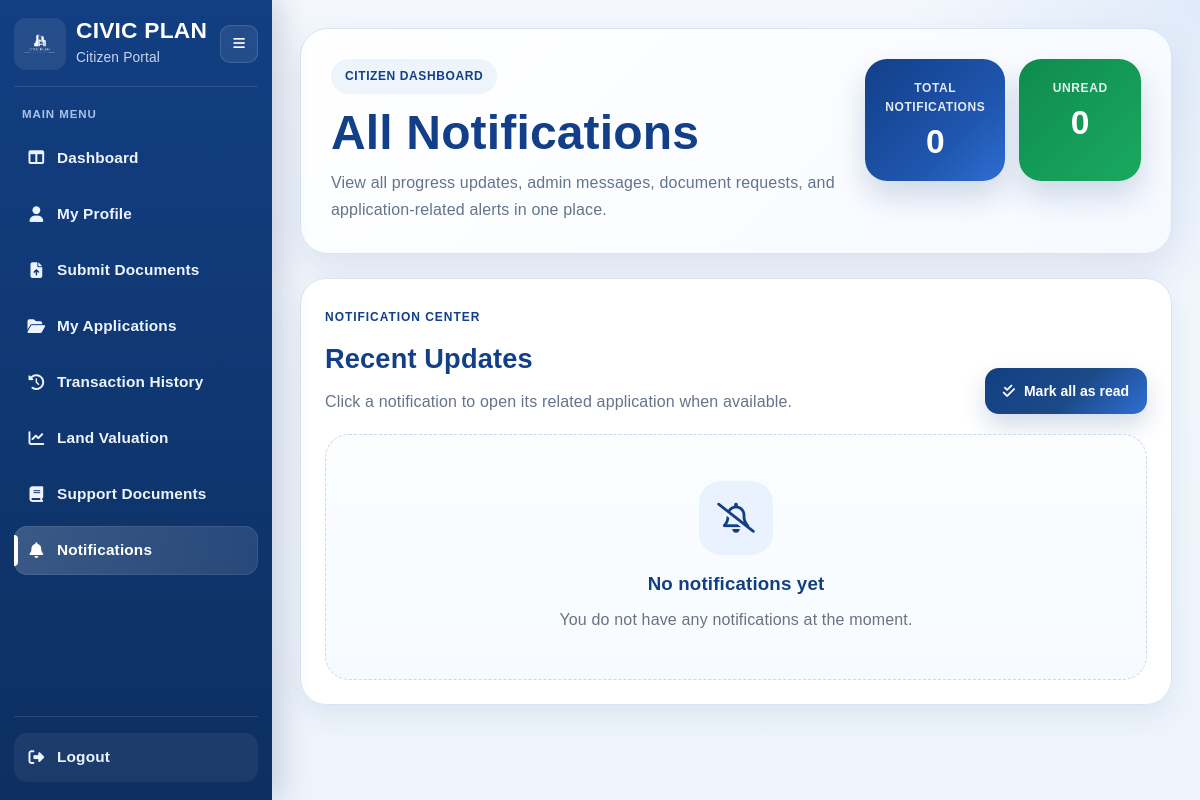
Before: /all-notifications (signed in) with the older database file.
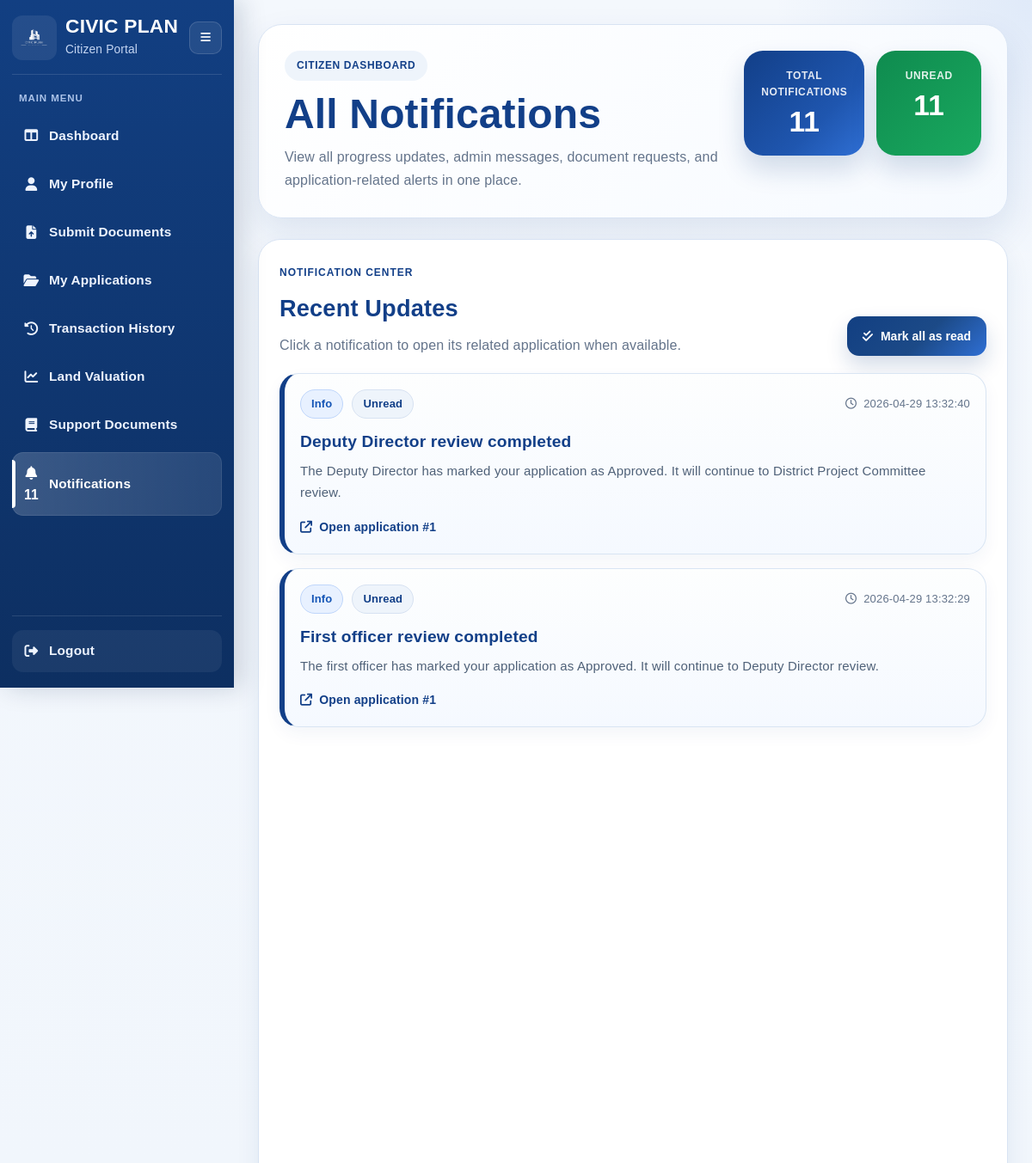
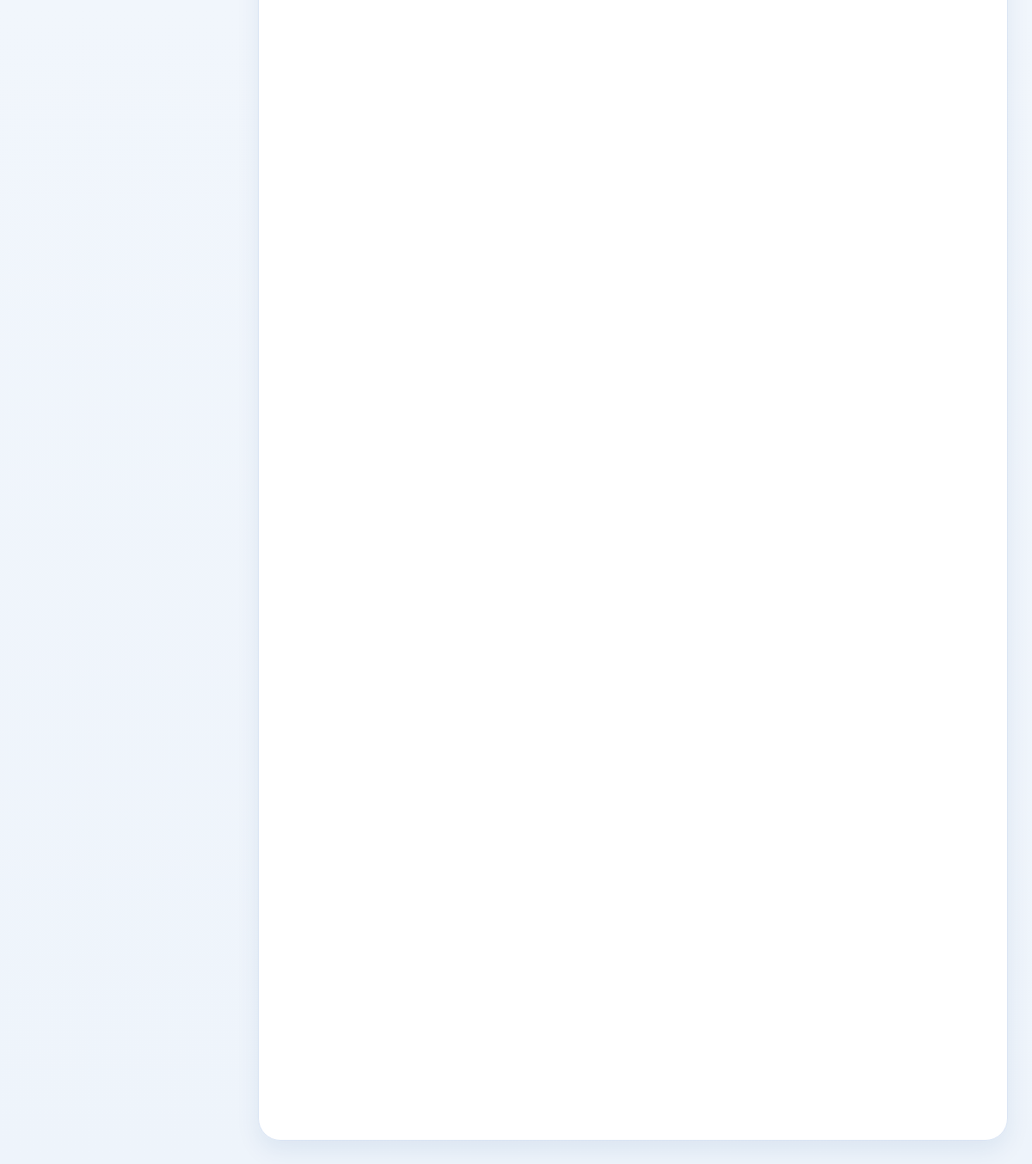
After: the same page with the newer database file (2 pictures, top to bottom).
### tables this page shows
CREATE TABLE user_notifications (
        notification_id INTEGER PRIMARY KEY AUTOINCREMENT,
        user_id INTEGER NOT NULL,
        application_id INTEGER,
        title TEXT NOT NULL,
        message TEXT NOT NULL,
        notification_type TEXT DEFAULT 'info',
        is_read INTEGER DEFAULT 0,
        created_at TEXT DEFAULT CURRENT_TIMESTAMP,
        FOREIGN KEY (user_id) REFERENCES users(user_id),
        FOREIGN KEY (application_id) REFERENCES planning_applications(application_id)
    );

### routes/user_routes.py (the view)
@user_bp.route("/all-notifications")
@user_login_required
def all_notifications():
    user, redirect_response = user_required()
    if redirect_response:
        return redirect_response
    conn = get_connection()
    cursor = conn.cursor()
    cursor.execute(
        """
        SELECT *
        FROM user_notifications
        WHERE user_id = ?
        ORDER BY created_at DESC
        """,
        (user["user_id"],),
    )
    notifications = cursor.fetchall()
    cursor.execute(
        """
        SELECT COUNT(*) AS unread_count
        FROM user_notifications
        WHERE user_id = ? AND is_read = 0
        """,
        (user["user_id"],),
    )
    unread_row = cursor.fetchone()
    unread_notifications = unread_row["unread_count"] if unread_row else 0
    conn.close()
    return render_template(
        "all_notifications.html",
        user=user,
        notifications=notifications,
        unread_notifications=unread_notifications,
        active_page="notifications",
    )

### database/db_connection.py (called while the page is built)
def get_connection():
    conn = sqlite3.connect(DB_PATH)
    conn.row_factory = sqlite3.Row
    conn.execute("PRAGMA foreign_keys = ON")
    return conn

### routes/password_reset_routes.py (called while the page is built)
def _is_logged_in_user():
    return session.get("user_id") is not None or session.get("admin_id") is not None

@password_reset_bp.app_context_processor
def inject_password_reset_context():
    return_to = session.get("password_reset_return_to")
    if return_to == "account" and _is_logged_in_user():
        reset_back_url = url_for("user.account")
        reset_back_text = "Back to My Account"
    else:
        reset_back_url = url_for("auth.login")
        reset_back_text = "Back to Login"
    return {
        "reset_logged_in": _is_logged_in_user(),
        "reset_back_url": reset_back_url,
        "reset_back_text": reset_back_text,
    }

### routes/user_routes.py (called while the page is built, shortened)
def user_login_required(view_func):
    @wraps(view_func)
    def wrapper(*args, **kwargs):
        user = get_current_user()
        return view_func(*args, **kwargs)
    return wrapper

@user_bp.after_request
def add_user_no_cache_headers(response):
    response.headers["Cache-Control"] = "no-store, no-cache, must-revalidate, max-age=0"
    response.headers["Pragma"] = "no-cache"
    response.headers["Expires"] = "0"
    return response

def get_current_user():
    if "user_id" not in session:
        return None
    conn = get_connection()
    cursor = conn.cursor()
    cursor.execute(
        """
        SELECT *
        FROM users
        WHERE user_id = ?
        """,
        (session["user_id"],),
    )
    user = cursor.fetchone()
    conn.close()
    return user

def user_required():
    user = get_current_user()
    return user, None

### templates/all_notifications.html (shortened to what this page needs)
<!DOCTYPE html>
<html lang="en">
<head>
    <link rel="stylesheet" href="{{ url_for('static', filename='user_dashboard.css') }}">
    <link rel="stylesheet" href="{{ url_for('static', filename='user_sidebar.css') }}" />
    <link rel="stylesheet" href="{{ url_for('static', filename='all_notifications.css') }}" />
    <link rel="stylesheet" href="https://cdnjs.cloudflare.com/ajax/libs/font-awesome/6.5.0/css/all.min.css" />
</head>
<body class="all-notifications-page">
    <div class="notifications-shell">
        {% include 'partials/user_sidebar.html' %}
        <main class="notifications-main">
            <section class="notifications-hero reveal-up">
                <div class="hero-left">
                    <span class="page-kicker">Citizen Dashboard</span>
                    <h1>All Notifications</h1>
                    <p>
                        View all progress updates, admin messages, document requests,
                        and application-related alerts in one place.
                    </p>
                </div>
                <div class="hero-right">
                    <div class="hero-stat-card">
                        <span class="hero-stat-label">Total Notifications</span>
                        <strong>{{ notifications|length if notifications else 0 }}</strong>
                    </div>
                    <div class="hero-stat-card unread">
                        <span class="hero-stat-label">Unread</span>
                        <strong>{{ unread_notifications or 0 }}</strong>
                    </div>
                </div>
            </section>
            <section class="notifications-panel reveal-up">
                <div class="panel-header">
                    <div>
                        <span class="section-kicker">Notification Center</span>
                        <h2>Recent Updates</h2>
                        <p>Click a notification to open its related application when available.</p>
                    </div>
                    <div class="panel-actions">
                        <button type="button" id="markAllReadPageBtn" class="primary-btn">
                            <i class="fa-solid fa-check-double"></i>
                            Mark all as read
                        </button>
                    </div>
                </div>
                {% if notifications %}
                <div class="notifications-list">
                    {% for notification in notifications %}
                    <article class="notification-card reveal-up {% if notification['is_read'] == 0 %}unread{% endif %}"
                             data-id="{{ notification['notification_id'] }}"
                             data-application-id="{{ notification['application_id'] or '' }}">
                        <div class="notification-top">
                            <div class="notification-type-wrap">
                                <span class="notification-type-pill {{ notification['notification_type'] or 'info' }}">
                                    {{ notification['notification_type'] or 'info' }}
                                </span>
                                {% if notification['is_read'] == 0 %}
                                <span class="unread-dot">Unread</span>
                                {% endif %}
                            </div>
                            <span class="notification-time">
                                <i class="fa-regular fa-clock"></i>
                                {{ notification['created_at'] or '' }}
                            </span>
                        </div>
                        <div class="notification-body">
                            <h3>{{ notification['title'] }}</h3>
                            <p>{{ notification['message'] }}</p>
                            {% if notification['application_id'] %}
                            <div class="notification-meta">
                                <span class="app-link-hint">
                                    <i class="fa-solid fa-arrow-up-right-from-square"></i>
                                    Open application #{{ notification['application_id'] }}
                                </span>
                            </div>
                            {% endif %}
                        </div>
                    </article>
                    {% endfor %}
                </div>
                {% else %}
                <div class="empty-state reveal-up">
                    <div class="empty-icon">
                        <i class="fa-regular fa-bell-slash"></i>
                    </div>
                    <h3>No notifications yet</h3>
                    <p>You do not have any notifications at the moment.</p>
                </div>
                {% endif %}
            </section>
        </main>
    </div>
</body>
</html>

### templates/partials/user_sidebar.html (shortened to what this page needs)
<aside class="sidebar user-sidebar" id="userSidebar">
    <div class="sidebar-top">
        <div class="sidebar-brand-wrap">
            <a href="{{ url_for('user.user_dashboard') }}" class="sidebar-brand">
                <img src="{{ url_for('static', filename='images/logo-removebackground.png') }}" alt="Civic Plan Logo"
                    class="sidebar-logo" />
                <div class="brand-text">
                    <h2>CIVIC PLAN</h2>
                    <p>Citizen Portal</p>
                </div>
            </a>
            <button type="button" class="sidebar-toggle" id="sidebarToggle" aria-label="Toggle sidebar">
                <i class="fa-solid fa-bars"></i>
            </button>
        </div>
        <div class="sidebar-section-title">Main Menu</div>
        <nav class="sidebar-nav">
            <a href="{{ url_for('user.user_dashboard') }}"
                class="nav-link {% if active_page == 'dashboard' %}active{% endif %}">
                <span class="nav-icon"><i class="fa-solid fa-table-columns"></i></span>
                <span class="nav-text">Dashboard</span>
            </a>
            <a href="{{ url_for('user.account') }}"
                class="nav-link {% if active_page == 'account' %}active{% endif %}">
                <span class="nav-icon"><i class="fa-solid fa-user"></i></span>
                <span class="nav-text">My Profile</span>
            </a>
            <a href="{{ url_for('submit_documents.submit_documents') }}"
                class="nav-link {% if active_page == 'submit_documents' %}active{% endif %}">
                <span class="nav-icon"><i class="fa-solid fa-file-arrow-up"></i></span>
                <span class="nav-text">Submit Documents</span>
            </a>
            <a href="{{ url_for('submit_documents.my_applications') }}"
                class="nav-link {% if active_page == 'my_applications' %}active{% endif %}">
                <span class="nav-icon"><i class="fa-solid fa-folder-open"></i></span>
                <span class="nav-text">My Applications</span>
            </a>
            <a href="{{ url_for('transaction_history.transaction_history_page') }}"
                class="nav-link {% if active_page == 'transaction_history' %}active{% endif %}">
                <span class="nav-icon"><i class="fa-solid fa-clock-rotate-left"></i></span>
                <span class="nav-text">Transaction History</span>
            </a>
            <a href="{{ url_for('prediction.land_valuation_page') }}"
                class="nav-link {% if active_page == 'land_valuation' %}active{% endif %}">
                <span class="nav-icon"><i class="fa-solid fa-chart-line"></i></span>
                <span class="nav-text">Land Valuation</span>
            </a>
            <a href="{{ url_for('support_documents.support_documents_page') }}"
                class="nav-link {% if active_page == 'support_documents' %}active{% endif %}">
                <span class="nav-icon"><i class="fa-solid fa-book"></i></span>
                <span class="nav-text">Support Documents</span>
            </a>
            <a href="{{ url_for('user.all_notifications') }}"
                class="nav-link {% if active_page == 'notifications' %}active{% endif %}">
                <span class="nav-icon nav-icon-bell">
                    <i class="fa-solid fa-bell"></i>
                    {% if unread_notifications and unread_notifications > 0 %}
                    <span class="sidebar-notification-badge">{{ unread_notifications }}</span>
                    {% endif %}
                </span>
                <span class="nav-text">Notifications</span>
            </a>
        </nav>
    </div>
    <div class="sidebar-footer">
        <a href="{{ url_for('auth.logout') }}" class="nav-link logout-link">
            <span class="nav-icon"><i class="fa-solid fa-right-from-bracket"></i></span>
            <span class="nav-text">Logout</span>
        </a>
    </div>
</aside>

### static/user_dashboard.css (style rules this page uses)
* { margin: 0; padding: 0; box-sizing: border-box; font-family: Arial, Helvetica, sans-serif; }
:root { --theme-blue: #123f82; --theme-blue-dark: #0d2f61; --theme-blue-light: #1c4a87; --theme-soft: #eef4fb; --theme-soft-2: #f7faff; --theme-border: #d7e2f2; --theme-text: #1b1f28; --theme-muted: #6b7280; --white: #ffffff; --shadow-sm: 0 10px 24px rgba(18, 63, 130, 0.06); --shadow-md: 0 16px 34px rgba(18, 63, 130, 0.10); --shadow-lg: 0 22px 44px rgba(18, 63, 130, 0.16); --radius-xl: 22px; --radius-lg: 18px; --radius-md: 14px; --radius-sm: 10px; --transition: 0.28s ease; }
html { scroll-behavior: smooth; }
body { background: radial-gradient(circle at top right, rgba(33, 91, 176, 0.06), transparent 25%), linear-gradient(180deg, #f4f8fd 0%, #eef3fa 100%); color: var(--theme-text); line-height: 1.6; letter-spacing: 0.01em; overflow-x: hidden; }
a { text-decoration: none; }
.page-kicker { display: inline-flex; align-items: center; min-height: 34px; padding: 0 12px; border-radius: 999px; background: #eaf2ff; color: var(--theme-blue); font-size: 0.78rem; font-weight: 800; letter-spacing: 0.06em; text-transform: uppercase; margin-bottom: 8px; }
.notification-time { font-size: 0.8rem; color: var(--theme-muted); white-space: nowrap; }
.section-kicker { display: inline-block; color: #2563eb; font-size: 0.78rem; font-weight: 700; letter-spacing: 0.05em; text-transform: uppercase; margin-bottom: 8px; }
.panel-header { display: flex; justify-content: space-between; align-items: flex-start; gap: 12px; margin-bottom: 18px; }
.panel-header h2 { color: var(--theme-blue); font-size: 1.3rem; margin-bottom: 4px; }
.reveal-up { opacity: 0; transform: translateY(32px) scale(0.98); transition: opacity 0.7s ease, transform 0.7s cubic-bezier(0.22, 1, 0.36, 1); will-change: opacity, transform; }
.reveal-up.revealed { opacity: 1; transform: translateY(0) scale(1); }

Changed rows visible on the page:
added user_notifications: notification_type "Info", is_read "Unread", created_at "2026-04-29 13:32:40", title "Deputy Director review completed", message "The Deputy Director has marked your application as Approved. It will continue to District Project Committee review.", application_id "1"
added user_notifications: notification_type "Info", is_read "Unread", created_at "2026-04-29 13:32:29", title "First officer review completed", message "The first officer has marked your application as Approved. It will continue to Deputy Director review.", application_id "1"
Other visible differences:
{{ unread_notifications }}: (not shown) → "11"
{{ notifications|length if notifications else 0 }}: "0" → "11"
{{ unread_notifications or 0 }}: "0" → "11"
text no longer shown: "No notifications yet You do not have any notifications at the moment."
